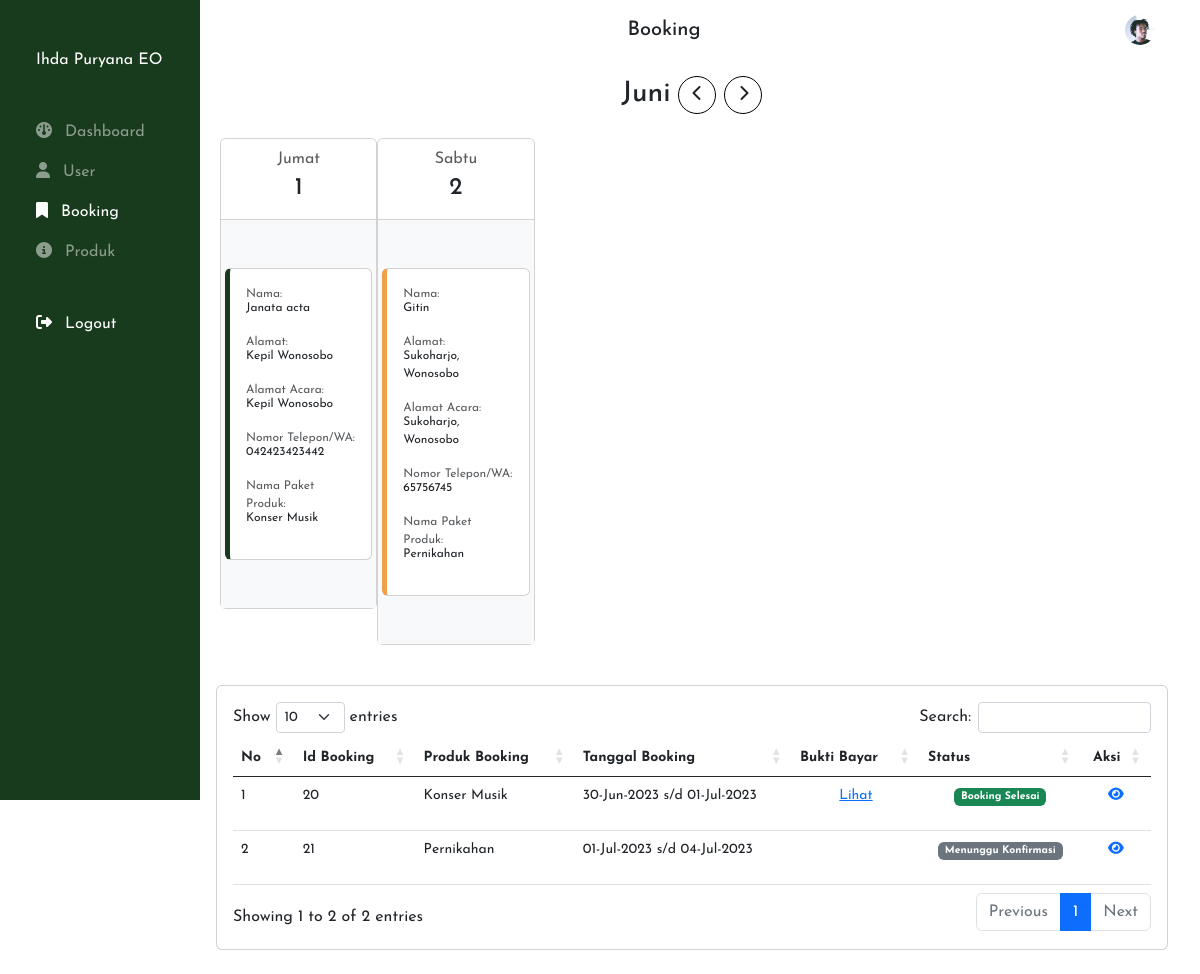
The app's page /superadmin/booking.php (signed in) with its own data.
### tables this page shows
CREATE TABLE `user` (
  `id` int(11) NOT NULL,
  `email` varchar(50) NOT NULL,
  `password` varchar(50) NOT NULL,
  `type` varchar(50) NOT NULL,
  `nama` varchar(100) NOT NULL,
  `jenis_kelamin` varchar(50) DEFAULT NULL,
  `no_hp` varchar(20) DEFAULT NULL,
  `alamat` varchar(200) DEFAULT NULL,
  `avatar` text DEFAULT NULL
);

CREATE TABLE `booking` (
  `id` int(11) NOT NULL,
  `produk_id` int(11) NOT NULL,
  `user_id` int(11) NOT NULL,
  `tgl_booking` date DEFAULT NULL,
  `mulai` date NOT NULL,
  `selesai` date NOT NULL,
  `total_bayar` int(100) NOT NULL,
  `bayar_awal` int(100) NOT NULL,
  `bukti_bayar` text NOT NULL,
  `tgl_bayar` date DEFAULT NULL,
  `alamat` varchar(200) NOT NULL,
  `keterangan` text NOT NULL,
  `status` int(3) NOT NULL
);

CREATE TABLE `produk` (
  `id` int(11) NOT NULL,
  `nama` varchar(40) NOT NULL,
  `harga` int(100) NOT NULL
);

### superadmin/booking.php (the view, shortened to what this page needs)
<?php include "header.php"?>
<div class="container">
    <div class="row">
       <div class="col-12 mb-4 pt-3">
            <?php
            $n=1;
            $batas = 6;
            $halaman = isset($_GET['halaman'])?(int)$_GET['halaman'] : 1;
            $halaman_awal = ($halaman>1) ? ($halaman * $batas) - $batas : 0;
            $previous = $halaman - 1;
            $next = $halaman + 1;
            $data_booking = mysqli_query($db,"SELECT b.*,u.nama as unama,u.alamat as ualamat,u.no_hp,p.nama as pnama FROM booking b,user u, produk p WHERE u.id=b.user_id AND p.id=b.produk_id ORDER BY b.mulai ASC");
			$jumlah_data = mysqli_num_rows($data_booking);
			$total_halaman = ceil($jumlah_data / $batas);
			$data_booking = mysqli_query($db,"SELECT b.*,u.nama as unama,u.alamat as ualamat,u.no_hp,p.nama as pnama FROM booking b,user u, produk p WHERE u.id=b.user_id AND p.id=b.produk_id ORDER BY b.mulai ASC LIMIT $halaman_awal, $batas ");
            $data_pertama = mysqli_query($db, "SELECT * FROM booking ORDER BY mulai ASC LIMIT $halaman_awal, 1");
            $row_pertama = mysqli_fetch_array($data_pertama);
			$nomor = $halaman_awal+1;
            ?>
        <div class="row">
            <div class="col-12 d-flex justify-content-center">
                <h3 class="my-auto me-2"><?php
                if($row_pertama==null){
                }else{
                   echo bulanIndonesia(date('m', strtotime($row_pertama['mulai'])));
                }
                ?></h3>
                <a <?php if($halaman > 1){ echo "href='?halaman=$previous'"; }else{} ?> class="btn me-2" style="border:1px solid black;border-radius:50%;padding:6px 13px"><i class="fa-solid fa-chevron-left"></i></a>
                <a <?php if($halaman < $total_halaman) { echo "href='?halaman=$next'"; } ?> class="btn" style="border:1px solid black;border-radius:50%;padding:6px 13px"><i class="fa-solid fa-chevron-right"></i></a>
            </div>
            <div class="col-12 pt-4">
                <div class="row px-3">
                <?php
                while($d = mysqli_fetch_array($data_booking)){
                    $n++
                        ?>
                            <div class="col-2 px-0">
                                <a href="bookingDetail.php?id=<?=$d['id']?>" class="text-dark text-decoration-none">
                                <div class="card">
                                    <div class="card-header bg-white">
                                        <p class="text-center opacity-75"><?=hariIndonesia(date('l', strtotime($d['mulai'])))?></p>
                                        <h4 class="text-center" style="margin-top:-13px"><?php echo $nomor++; ?><h4>
                                    </div>
                                    <div class="card-body bg-light px-1 py-5">
                                        <div class="card " <?php if($n%2 == 0){ echo "style=' border-left:5px solid rgba(24, 58, 29, 1)!important;'"; }else{ echo "style=' border-left:5px solid rgba(240, 160, 75, 1)!important;'";} ?>>
                                            <div class="card-body">
                                                <div class="row fs-12 px-0">
                                                    <div class="col-12 bg-white fs-12">
                                                        <p class="opacity-75">Nama:</p>
                                                        <p style="margin-top:-20px"><?=$d['unama']?></p>
                                                    </div>
                                                    <div class="col-12 bg-white fs-12">
                                                        <p class="opacity-75">Alamat:</p>
                                                        <p style="margin-top:-20px"><?=$d['ualamat']?></p>
                                                    </div>
                                                    <div class="col-12 bg-white fs-12">
                                                        <p class="opacity-75">Alamat Acara:</p>
                                                        <p style="margin-top:-20px"><?=$d['alamat']?></p>
                                                    </div>
                                                    <div class="col-12 bg-white fs-12">
                                                        <p class="opacity-75">Nomor Telepon/WA:</p>
                                                        <p style="margin-top:-20px"><?=$d['no_hp']?></p>
                                                    </div>
                                                    <div class="col-12 bg-white fs-12">
                                                        <p class="opacity-75">Nama Paket Produk:</p>
                                                        <p style="margin-top:-20px"><?=$d['pnama']?></p>
                                                    </div>
                                                </div>
                                            </div>
                                        </div>
                                    </div>
                                </div>
                            </a>
                            </div>
                            <?php
                    }
                    ?>
                </div>
            </div>
        </div>
				<?php
                function bulanIndonesia($bulan)
                {
                    $bulanIndo = [
                        '01' => 'Januari',
                        '02' => 'Februari',
                        '03' => 'Maret',
                        '04' => 'April',
                        '05' => 'Mei',
                        '06' => 'Juni',
                        '07' => 'Juli',
                        '08' => 'Agustus',
                        '09' => 'September',
                        '10' => 'Oktober',
                        '11' => 'November',
                        '12' => 'Desember'
                    ];
                    return $bulanIndo[$bulan];
                }
                function hariIndonesia($hari)
                {
                    $hariIndo = [
                        'Sunday'    => 'Minggu',
                        'Monday'    => 'Senin',
                        'Tuesday'   => 'Selasa',
                        'Wednesday' => 'Rabu',
                        'Thursday'  => 'Kamis',
                        'Friday'    => 'Jumat',
                        'Saturday'  => 'Sabtu'
                    ];
                    return $hariIndo[$hari];
                }
				?>
       </div>
    </div>
    <div class="row">
       <div class="col-12 mb-4 pt-3">
        <div class="card">
            <div class="card-body">
                <div class="row">
                    <div class="col-12">
                    <table id="example" class="table fs-14" style="width:100%">
            <thead>
                <tr>
                    <th>No</th>
                    <th>Id Booking</th>
                    <th>Produk Booking</th>
                    <th>Tanggal Booking</th>
                    <th>Bukti Bayar</th>
                    <th>Status</th>
                    <th class="text-center">Aksi</th>
                </tr>
            </thead>
            <tbody>
                <?php
                $no=1;
                    $query="SELECT b.*,p.nama AS pnama,p.harga,p.id AS idProduk FROM booking b, produk p WHERE p.id=b.produk_id ORDER BY b.mulai ASC";
                    $result=mysqli_query($db,$query);
                    while ($data=mysqli_fetch_array($result))
                    {
                ?>
                <tr>
                    <td><?=$no++?></td>
                    <td>
                        <?=$data['id']?>
                    </td>
                    <td><?=$data['pnama']?></td>
                    <td>
                        <?=date('d-M-Y', strtotime($data['mulai']))?> s/d <?=date('d-M-Y', strtotime($data['selesai']))?>
                    </td>
                    <td class="text-center">
                    <?php
                        if ($data['status']==0) {?>
                    <?php
                        } elseif($data['status']==1) {?>
                    <?php
                        }elseif($data['status']==2){ ?>
                    <?php
                        }elseif($data['status']==4 || $data['status']==7){?>
                        <a href="#" data-bs-toggle="modal" data-bs-target="#bayarKonfirmasi<?=$data['id']?>">Lihat</a>
                    <?php
                        }elseif($data['status']==5){?>
                    <?php
                        }else{?>
                    <?php
                        }
                    ?>
                    </td>
                    <td class="text-center">
                    <?php
                        if ($data['status']==0) {?>
                            <p class="badge bg-secondary">Menunggu Konfirmasi</p>
                    <?php
                        } elseif($data['status']==1) {?>
                        <p class="badge bg-warning">Booking Penuh</p>
                    <?php
                        }elseif($data['status']==2){ ?>
                        <p class="badge bg-warning">Menunggu Pembayaran</p>
                    <?php
                        }elseif($data['status']==3){ ?>
                        <p class="badge bg-info">Menunggu Konfirmasi Pembayaran</p>
                    <?php
                        }elseif($data['status']==4){?>
                        <p class="badge bg-info">Booking Dan Pembayaran Dikonfirmasi<p>
                    <?php
                        }elseif($data['status']==5){?>
                        <p class="badge bg-danger">Booking Ditolak</p>
                    <?php
                        }elseif($data['status']==7){?>
                        <p class="badge bg-success">Booking Selesai</p>
                    <?php
                        }else{?>
                        <p class="badge bg-danger">Booking Dibatalkan</p>
                    <?php
                        }
                    ?>
                    </td>
                    <td class="text-center">
                        <a href="bookingDetail.php?id=<?=$data['id']?>" class="text-primary text-decoration-none"><i class="fa-solid fa-eye"></i></a>
                    </td>
                </tr>
                <?php } ?>
            </tbody>
        </table>
                    </div>
                </div>
            </div>
        </div>
       </div>
    </div>
</div>
<?php include "footer.php"?>

### superadmin/header.php (shortened to what this page needs)
<?php
include "../koneksi.php";
if ($_SESSION['status']!="login") {
    header("location:../loginCustomer.php?pesan=belumlogin");
} elseif($_SESSION['type']!='admin'){
header("location:../loginCustomer.php?pesan=bukanlogin");
}else{
$email = $_SESSION['email'];
 $cariuser="SELECT * FROM user WHERE email='$email'";
$cari=mysqli_query($db, $cariuser);
if(mysqli_num_rows($cari)<1){
  echo "NOt found";
}else{
  $user=mysqli_fetch_array($cari);
}
}
?>
<!doctype html>
<html lang="en">
  <head>
    <link href="https://cdn.jsdelivr.net/npm/bootstrap@5.0.2/dist/css/bootstrap.min.css" rel="stylesheet">
    <link rel="stylesheet" href="../asset/css/admin.css">
    <link rel="stylesheet" href="https://cdnjs.cloudflare.com/ajax/libs/font-awesome/6.4.0/css/all.min.css" />
    <link rel="stylesheet" href="https://cdnjs.cloudflare.com/ajax/libs/twitter-bootstrap/5.2.0/css/bootstrap.min.css">
    <link rel="stylesheet" href="https://cdn.datatables.net/1.13.4/css/dataTables.bootstrap5.min.css">
  </head>
  <body>
  <?php
            $activePage = basename($_SERVER['PHP_SELF'], ".php");
  ?>
<div class="d-none d-lg-block">
  <div class="container-fluid">
    <div class="row">
      <div class="col-2 bg-1 bg-nav-left">
        <div class="row">
          <div class="col-12 pt-5 f-1">
            <a href="index.php" class="text-center text-white text-decoration-none ms-4 pt-4 fs-16">Ihda Puryana EO</a>
          </div>
          <div class="col-12 pt-5 f-1">
            <a href="index.php" class="my-nav-link text-decoration-none ms-4 pt-4 <?= ($activePage == 'index') ? 'my-nav-link-active':''; ?>"><i class="me-2 fa-solid fa-gauge"></i> Dashboard</a>
          </div>
          <div class="col-12 pt-3 f-1">
            <a href="user.php" class="my-nav-link text-decoration-none ms-4 pt-4 <?= ($activePage == 'user') ? 'my-nav-link-active':''; ?> <?= ($activePage == 'userDetail') ? 'my-nav-link-active':''; ?>"><i class="me-2 fa-solid fa-user"></i> User</a>
          </div>
          <div class="col-12 pt-3 f-1">
            <a href="booking.php" class="my-nav-link text-decoration-none ms-4 pt-4 <?= ($activePage == 'booking') ? 'my-nav-link-active':''; ?> <?= ($activePage == 'bookingDetail') ? 'my-nav-link-active':''; ?> "><i class="me-2 fa-solid fa-bookmark"></i> Booking</a>
          </div>
          <div class="col-12 pt-3 f-1">
            <a href="produk.php" class="my-nav-link text-decoration-none ms-4 pt-4 <?= ($activePage == 'produk') ? 'my-nav-link-active':''; ?> <?= ($activePage == 'produkCreate') ? 'my-nav-link-active':''; ?> <?= ($activePage == 'produkEdit') ? 'my-nav-link-active':''; ?>"><i class="me-2 fa-solid fa-circle-info"></i> Produk</a>
          </div>
          <div class="col-12 pt-5 f-1">
            <a href="../logout.php" class="my-nav-link my-nav-link-active text-decoration-none ms-4 pt-4"><i class="me-2 fa-solid fa-right-from-bracket"></i> Logout</a>
          </div>
        </div>
      </div>
      <div class="col-10 contents f-1">
        <div class="container">
          <div class="row">
            <div class="col-12 d-flex justify-content-between align-items-center py-2">
              <div class="">
                <h6 class="fs-20 my-auto">
                  <?= ($activePage == 'booking') ? 'Booking':''; ?>
                </h6>
              </div>
              <div class="">
                <div class="dropdown">
                  <button class="btn text-white" type="button" id="dropdownMenuButton1" data-bs-toggle="dropdown" aria-expanded="false">
                    <img src="../asset/img/avatar/<?=$user['avatar']?>" alt="" style="width:30px;height:30px;border-radius:50%">
                  </button>
                </div>
              </div>
            </div>
          </div>
        </div>

### asset/css/admin.css (style rules this page uses)
.f-1 { font-family: 'Josefin Sans', sans-serif; }
.bg-1 { background-color: rgba(24, 58, 29, 1); }
.bg-nav-left { position: fixed; width: 15%; height: 100vh; }
.contents { width: 85%; margin-left: 16%; }
.my-nav-link { color: rgba(255, 255, 255, 0.5); font-size: 16px; }
.my-nav-link-active { color: rgba(255, 255, 255, 1); }
.fs-12 { font-size: 12px; }
.fs-14 { font-size: 14px; }
.fs-16 { font-size: 16px; }
.fs-20 { font-size: 20px; }

### records on screen
user: avatar (picture)
booking: mulai "Juni", mulai "Jumat", user.nama "Janata acta", user.alamat "Kepil Wonosobo", alamat "Kepil Wonosobo", user.no_hp "042423423442", produk.nama "Konser Musik", id "20", mulai "30-Jun-2023", selesai "01-Jul-2023", status "Booking Selesai"
booking: mulai "Sabtu", user.nama "Gitin", user.alamat "Sukoharjo, Wonosobo", alamat "Sukoharjo, Wonosobo", user.no_hp "65756745", produk.nama "Pernikahan", id "21", mulai "01-Jul-2023", selesai "04-Jul-2023", status "Menunggu Konfirmasi"
